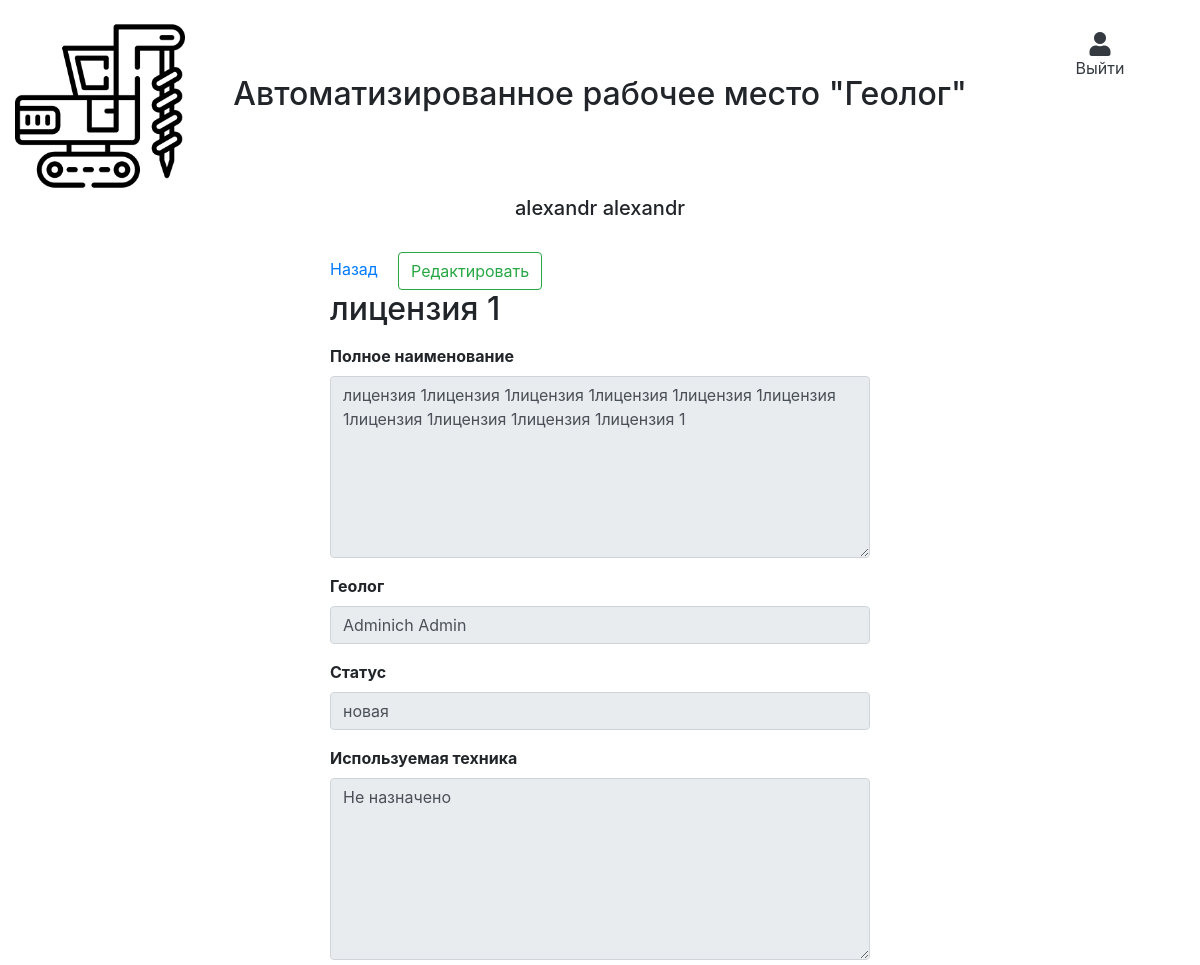
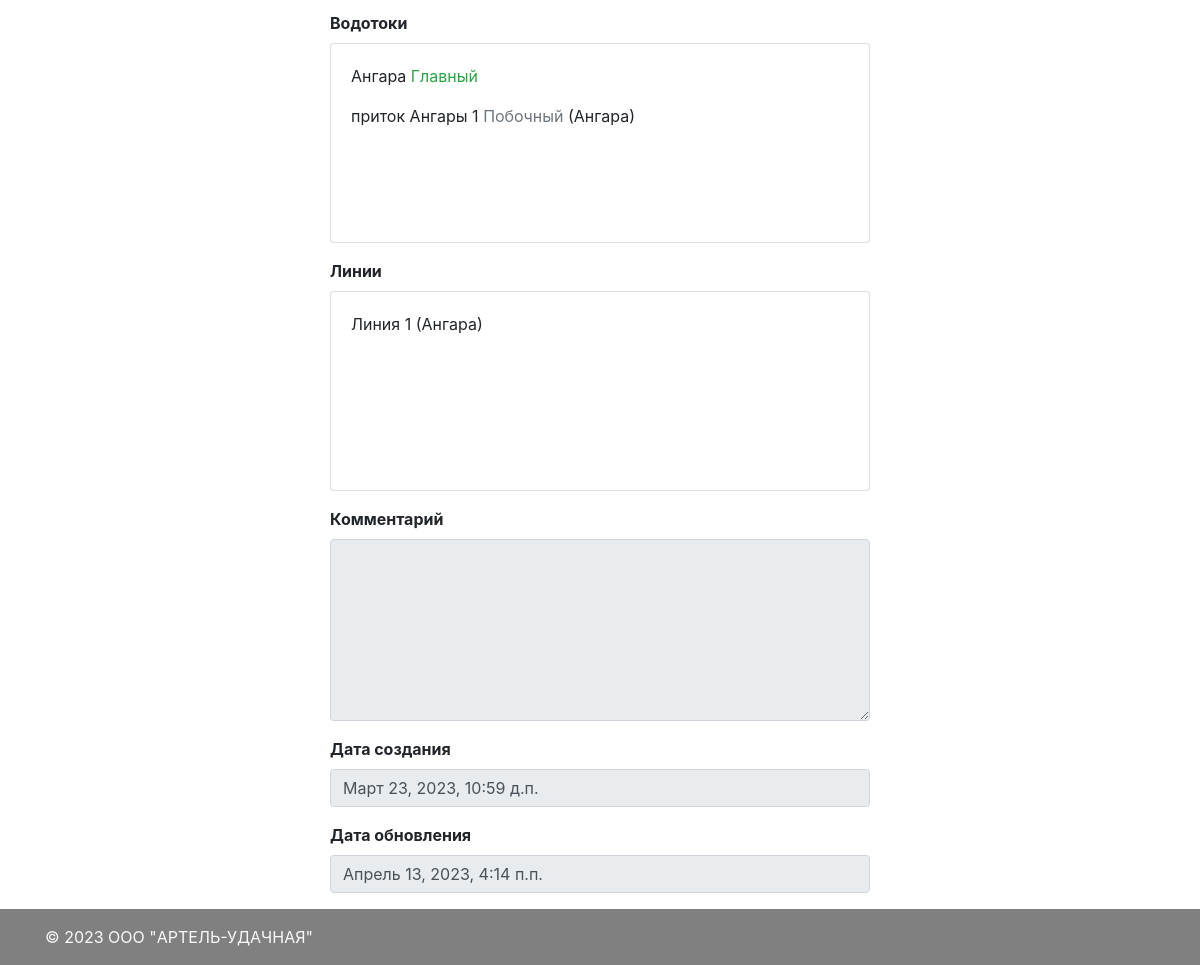
/objects/1 (signed in), run on the app's committed database (2 pictures, top to bottom).
### main/models.py (models this page shows, shortened)
class CustomUser(AbstractBaseUser, PermissionsMixin):
    username = models.CharField("Логин пользователя", max_length=50, unique=True)
    first_name = models.CharField("Имя", max_length=50)
    last_name = models.CharField("Фамилия", max_length=50)
    patronymic = models.CharField("Отчество", max_length=50, default="нет")
    team = models.ForeignKey(Team, verbose_name="Номер бригады", on_delete=models.CASCADE, null=True)
    phone_number = models.CharField("Номер телефона", max_length=50, default="Не указано")
    email = models.EmailField(verbose_name="Email", max_length=255, unique=True, blank=True, null=True)
    role = models.ForeignKey(Role, on_delete=models.CASCADE, verbose_name="Должность")
    is_superuser = models.BooleanField(default=False)
    is_active = models.BooleanField(default=True)
    is_admin = models.BooleanField(default=False)
    objects = CustomUserManager()
    created_at = models.DateTimeField("Дата создания", auto_now_add=True)
    updated_at = models.DateTimeField("Дата обновления", auto_now=True)
    USERNAME_FIELD = 'username'
    REQUIRED_FIELDS = ['password']
    def __str__(self):
        return self.last_name + " " + self.first_name
    class Meta:
        verbose_name = "Пользователь"
        verbose_name_plural = "Пользователи"

class License(models.Model):
    short_name = models.CharField("Наименование", max_length=255)
    name = models.TextField("Полное наименование")
    geologist = models.ForeignKey(CustomUser, related_name='geologist_id', on_delete=models.SET_NULL, verbose_name="Геолог", null=True)
    status = models.ForeignKey(LicenseStatus, on_delete=models.CASCADE, verbose_name="Статус")
    used_enginery = models.TextField("Используемая техника", null=True, default="Не назначено")
    watercourses = models.ManyToManyField(WaterCourse, through='LicenseWaterCourse', through_fields=('license', 'watercourse'), verbose_name="Водотоки", blank=True)
    lines = models.ManyToManyField(Line, through='LineLicenseWaterCourse', through_fields=('license', 'line'), verbose_name="Водотоки", blank=True)
    comment = models.TextField("Комментарий", null=True, blank=True)
    created_at = models.DateTimeField("Дата создания", auto_now_add=True)
    updated_at = models.DateTimeField("Дата обновления", auto_now=True)
    class Meta:
        verbose_name = "Лицензия"
        verbose_name_plural = "Лицензии"

class LicenseStatus(models.Model):
    name = models.CharField("Наименование", max_length=255)
    created_at = models.DateTimeField("Дата создания", auto_now_add=True)
    updated_at = models.DateTimeField("Дата обновления", auto_now=True)
    def __str__(self):
        return self.name
    class Meta:
        verbose_name = "Статус лицензии"
        verbose_name_plural = "Статусы лицензий"

class LicenseWaterCourse(models.Model):
    watercourse = models.ForeignKey(WaterCourse, on_delete=models.SET_NULL, null=True, verbose_name="Водоток")
    license = models.ForeignKey(License, on_delete=models.CASCADE, verbose_name="Лицензия")
    parent_watercourse = models.ForeignKey(WaterCourse, on_delete=models.SET_NULL, null=True, verbose_name="Главный водоток", related_name="parent_watercourse")
    is_primary = models.IntegerField(verbose_name="Тип водотока (главный - да)", default=WaterCourseType.PRIMARY, choices=WaterCourseType.choices)

class WaterCourse(models.Model):
    name = models.CharField("Наименование", max_length=255)
    created_at = models.DateTimeField("Дата создания", auto_now_add=True)
    updated_at = models.DateTimeField("Дата обновления", auto_now=True)
    class Meta:
        verbose_name = "Водоток"
        verbose_name_plural = "Водотоки"

class LineLicenseWaterCourse(models.Model):
    line = models.ForeignKey(Line, on_delete=models.SET_NULL, null=True, verbose_name="Линия")
    watercourse = models.ForeignKey(WaterCourse, on_delete=models.SET_NULL, null=True, verbose_name="Водоток")
    license = models.ForeignKey(License, on_delete=models.CASCADE, verbose_name="Лицензия")

class Line(models.Model):
    name = models.CharField("Наименование", max_length=50)
    watercourse = models.ForeignKey(WaterCourse, on_delete=models.CASCADE, verbose_name="Водоток", null=True)
    class Meta:
        verbose_name = "Линия"
        verbose_name_plural = "Линии"

### main/views.py (the view)
# urls.py: path('objects/<int:pk>', views.ObjectDetailView.as_view(), name='objects_detail'),
class ObjectDetailView(LoginRequiredMixin, DetailView):
    template_name = "main/objects/index.html"
    model = models.License
    queryset = models.License.objects.all()
    def get_context_data(self, **kwargs):
        context = super().get_context_data(**kwargs)
        context['lines'] = models.LineLicenseWaterCourse.objects.filter(license=self.get_object()).all()
        context['watercourses'] = models.LicenseWaterCourse.objects.filter(license=self.get_object()).all()
        return context

### templates/main/objects/index.html (shortened to what this page needs)
{% extends "layout.html" %}
{% block content %}
    <div class="col-12">
        <div class="row justify-content-center">
            <div class="col-md-6">
                <div class="form-group">
                    <a href="/main_menu?target=objects">Назад</a>
                    <a href="/objects/edit/{{ object.id }}" class="ml-3 btn btn-outline-success">Редактировать</a>
                    <h2>{{ object.short_name }}</h2>
                </div>
                <div class="form-group">
                    <label for="name" class="font-weight-bold">Полное наименование</label>
                    <textarea type="text" class="form-control" readonly id="name" rows="7">{{ object.name }}</textarea>
                </div>
                <div class="form-group">
                    <label for="geologist" class="font-weight-bold">Геолог</label>
                    <input type="text" class="form-control" readonly id="geologist" value="{{ object.geologist }}">
                </div>
                <div class="form-group">
                    <label for="status" class="font-weight-bold">Статус</label>
                    <input type="text" class="form-control" readonly id="status" value="{{ object.status }}">
                </div>
                <div class="form-group">
                    <label for="used_enginery" class="font-weight-bold">Используемая техника</label>
                    <textarea type="text" class="form-control" readonly id="used_enginery" rows="7">{{ object.used_enginery }}</textarea>
                </div>
                <div class="form-group">
                    <label for="watercourses" class="font-weight-bold">Водотоки</label>
                    <div id="watercourses" class="card card-body" style="overflow-y: scroll; height:200px;">
                        {% for watercourse in watercourses %}
                            {% if watercourse.is_primary == 0 %}
                                <p>{{ watercourse.watercourse.name }} <span class="text-success">Главный</span></p>
                            {% else %}
                                <p>
                                    {{ watercourse.watercourse.name }}
                                    <span class="text-secondary">Побочный</span>
                                    {% if watercourse.parent_watercourse %}
                                        ({{ watercourse.parent_watercourse.name }})
                                    {% endif %}
                                </p>
                            {% endif %}
                        {% endfor %}
                    </div>
                </div>
                <div class="form-group">
                    <label for="lines" class="font-weight-bold">Линии</label>
                    <div id="watercourses" class="card card-body" style="overflow-y: scroll; height:200px;">
                        {% for line in lines %}
                            <p>{{ line.line.name }} ({{line.watercourse.name}})</p>
                        {% endfor %}
                    </div>
                </div>
                <div class="form-group">
                    <label for="comment" class="font-weight-bold">Комментарий</label>
                    <textarea type="text" class="form-control" readonly id="comment" rows="7">{{ object.comment }}</textarea>
                </div>
                <div class="form-group">
                    <label for="created_at" class="font-weight-bold">Дата создания</label>
                    <input type="text" class="form-control" readonly id="created_at" value="{{ object.created_at }}">
                </div>
                <div class="form-group">
                    <label for="updated_at" class="font-weight-bold">Дата обновления</label>
                    <input type="text" class="form-control" readonly id="updated_at" value="{{ object.updated_at }}">
                </div>
            </div>
        </div>
    </div>
{% endblock %}

### templates/layout.html (shortened to what this page needs)
<html lang="en">
    <head>
        <link rel="stylesheet" href="https://maxcdn.bootstrapcdn.com/bootstrap/4.0.0/css/bootstrap.min.css">
        <link rel="stylesheet" href="https://cdnjs.cloudflare.com/ajax/libs/font-awesome/5.15.4/css/all.min.css" />
        <link rel="stylesheet" href="/static/css/main.scss" />
    </head>
    <body class="d-flex flex-column min-vh-100">
      <div class="container-fluid navbar-light bg-navbar-main">
        <div class="row">
            <div class="col-12 col-lg-2 text-center mt-3">
              <a href="/"><img class="img-fluid navbar-brand" src="/static/images/navbar_brand.png"></a>
            </div>
            <div class="col-12 col-lg-8 justify-content-center d-flex align-items-center">
              <h2>Автоматизированное рабочее место "Геолог"</h2>
            </div>
            <div class="col-12 col-lg-2 text-center mt-3">
              <ul class="d-none d-lg-block navbar-nav mr-auto mt-2 ml-3 ml-md-0 mt-lg-0 justify-content-center">
                {% if request.user.is_authenticated %}
                  <li class="nav-item dropdown">
                    <a class="nav-link d-flex flex-column text-dark mt-2" href="/logout">
                      <i class="fa fa-user" aria-hidden="true" style="font-size: 24px;"></i> Выйти
                    </a>
                  </li>
                {% else %}
                  {% comment %} <li class="nav-item m-lg-0">
                    <i class="fa fa-user" aria-hidden="true" style="font-size: 24px;">Войти</i>
                  </li> {% endcomment %}
                {% endif %}
              </ul>
            </div>
            <div class="col-12 col-lg-12 justify-content-center d-flex align-items-center">
              <h5 class="text-center">
                {% if request.user.is_authenticated %}
                  {{ request.user.first_name }} {{ request.user.last_name }}
                {% else %}
                  {% comment %} <li class="nav-item m-lg-0">
                    <i class="fa fa-user" aria-hidden="true" style="font-size: 24px;">Войти</i>
                  </li> {% endcomment %}
                {% endif %}
              </h5>
            </div>
        </div>
      </div>
      <div class="container mt-4">
          <div class="row">
              {% block content %}{% endblock %}
          </div>
      </div>
      <footer class="mt-auto py-3" style="background-color: #808080">
        <div class="container">
          <span class="text-light">© 2023 OOO "АРТЕЛЬ-УДАЧНАЯ"</span>
        </div>
      </footer>
    </body>
</html>

### data on the page
CustomUser: user.first_name "alexandr", user.last_name "alexandr"
License: short_name "лицензия 1", name "лицензия 1лицензия 1лицензия 1лицензия 1лицензия 1лицензия 1лицензия 1лицензия 1лицензия 1лицензия 1", geologist "Adminich Admin", status "новая", used_enginery "Не назначено", created_at "Март 23, 2023, 10:59 д.п.", updated_at "Апрель 13, 2023, 4:14 п.п."
LicenseWaterCourse: watercourse.name "Ангара"
LicenseWaterCourse: watercourse.name "приток Ангары 1", parent_watercourse.name "Ангара"
LineLicenseWaterCourse: line.name "Линия 1", watercourse.name "Ангара"
